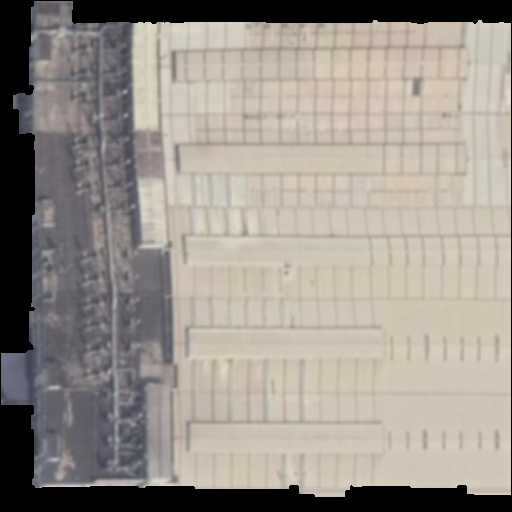
#> input picture seg_roof/roof_iou/roof_input/117_dibiao51_436.png, 512 x 512 px, found by its file name; its folder holds 4 pictures in this run
$ python guolv_xiaotu.py   (older library calls are emulated)
#> lines starting #> are read from the running program, lines starting #| are printed output that depends on the picture; after the words box and inside, x2 and y2 are one past the last pixel; in counts of white or black regions, pixels touching at a corner belong together; pictures that were not available may be replaced by others from this repository, and a replacement may not be noted
#> further down, imoutput_mask is the input picture: shape (512, 512, 3); mean B, G, R 139.9, 147.7, 154.5

# 用来过滤过小的屋顶 mask

import cv2
import torch
from tqdm import tqdm
import numpy as np
import os
import matplotlib.pyplot as plt
from contours import figure_num

def split_mask(mask, use_cuda=False, width_thresh=30, height_thresh=30,area_thresh=1000,resolution = 0.59, cuda_id = 3):
    # gray = cv2.cvtColor(img_zeros, cv2.COLOR_BGR2GRAY)
#> called with use_cuda = True, width_thresh = 30, height_thresh = 30, area_thresh = 1000, resolution = 0.59, cuda_id = 3
    mask = cv2.imread(mask, cv2.IMREAD_GRAYSCALE)
#> mask: shape (512, 512); min 0, max 221, mean 148.3

    plt.imshow(mask)
    plt.show()

    ret, binary = cv2.threshold(mask, 0, 255, cv2.THRESH_BINARY | cv2.THRESH_OTSU)
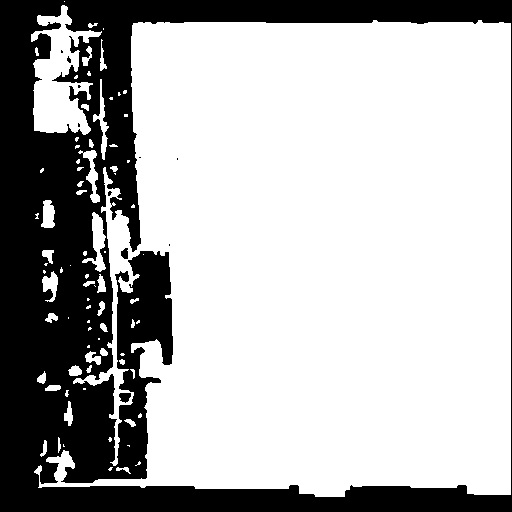
#> binary: shape (512, 512); 70.1% white; 11 black regions (8 under 20 px), largest, box (x1, y1, x2, y2) and area: (0, 0, 512, 512) 78297, (119, 393, 131, 403) 89, (121, 248, 128, 259) 61
#> ret = 121


    kernel = cv2.getStructuringElement(cv2.MORPH_RECT, (3, 3))  # 定义结构元素的形状和大小
    dst = cv2.erode(binary, kernel)
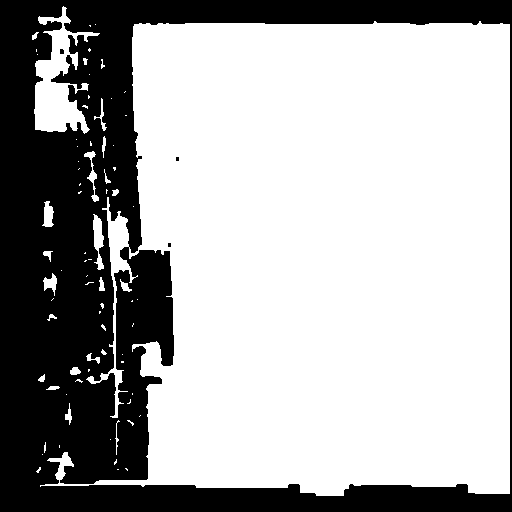
#> dst: shape (512, 512); 67.4% white; 4 black regions (3 under 20 px), largest, box (x1, y1, x2, y2) and area: (0, 0, 512, 512) 85472
    dst = cv2.dilate(dst, kernel)
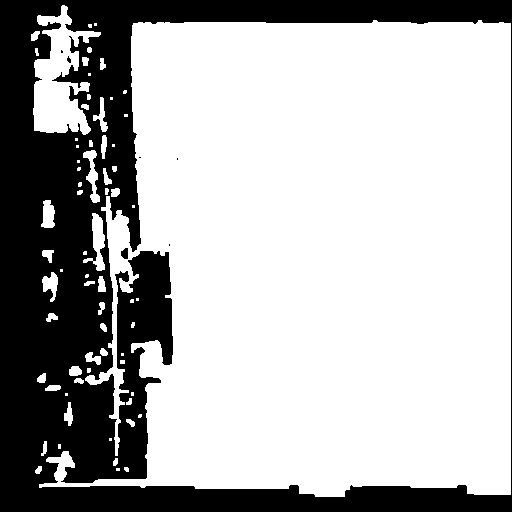
#> dst: shape (512, 512); 69.8% white; 7 black regions (5 under 20 px), largest, box (x1, y1, x2, y2) and area: (0, 0, 512, 512) 79191, (121, 248, 128, 259) 62

    plt.imshow(dst)
    plt.show()

    _, instances = cv2.connectedComponents(dst)
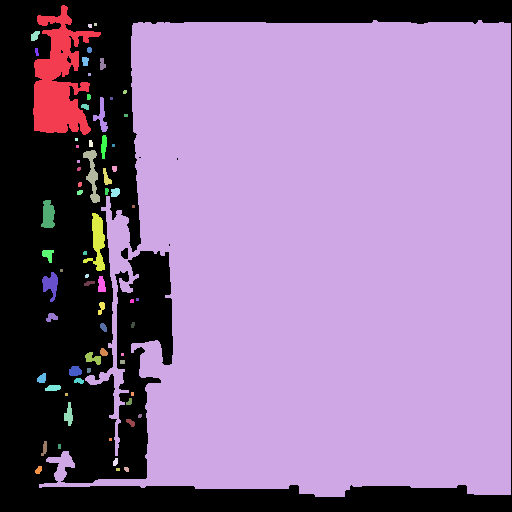
#> instances: shape (512, 512) int32; 69 distinct labels, from 0 to 68; one colour per label, 0 black
    print(len(instances))
#| 512
    # _, labels, instances, centroids = cv2.connectedComponentsWithStats(dst, ltype=cv2.CV_16U)
    # mask[mask==1] = 255
    # plt.imshow(mask)
    # plt.show()

    pbar = total = tqdm(instances.max())
    # for instance_i_num in range(1, instances.max()):
    locations = []
    if use_cuda:
#> (the run stopped early here; a loop or call above may not have finished)

$ run again, on seg_roof/roof_iou/roof_input/59_guangde_map_GE12_60.png
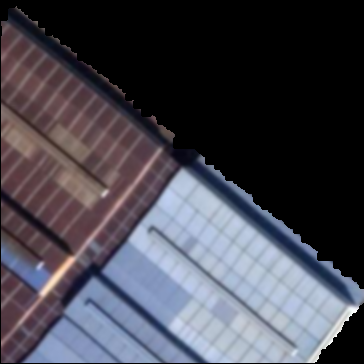
#> input picture seg_roof/roof_iou/roof_input/59_guangde_map_GE12_60.png, 364 x 364 px, found by its file name
#> imoutput_mask is the input picture: shape (364, 364, 3); mean B, G, R 78.5, 68.8, 69.6
#> in split_mask, `ret, binary = cv2.threshold(mask, 0, 255, cv2.THRESH_BINARY | cv2.THRE..`:
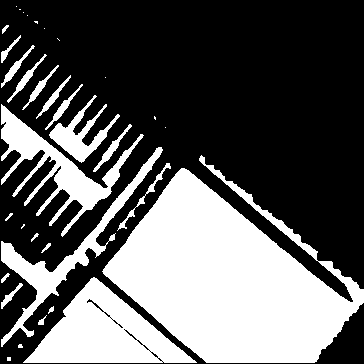
#> binary: shape (364, 364); 36.4% white; 34 white regions (13 under 20 px), largest, box (x1, y1, x2, y2) and area: (102, 155, 364, 363) 29113, (23, 277, 197, 363) 7422, (1, 104, 144, 237) 4413
#> ret = 87
#> in split_mask, `_, instances = cv2.connectedComponents(dst)`:
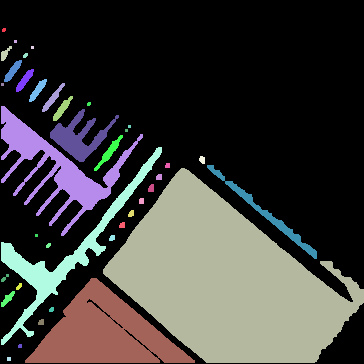
#> instances: shape (364, 364) int32; 39 distinct labels, from 0 to 38; one colour per label, 0 black
#| 364

$ run again, on seg_roof/roof_iou/roof_input/60_dibiao63_47.png
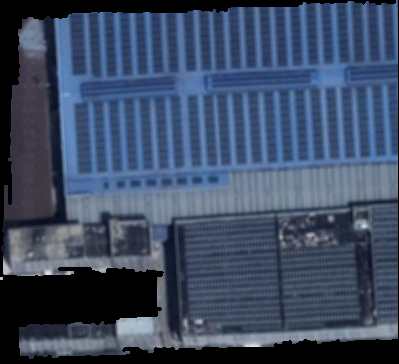
#> input picture seg_roof/roof_iou/roof_input/60_dibiao63_47.png, 399 x 364 px, found by its file name
#> imoutput_mask is the input picture: shape (364, 399, 3); mean B, G, R 100, 75.5, 61
#> in split_mask, `ret, binary = cv2.threshold(mask, 0, 255, cv2.THRESH_BINARY | cv2.THRE..`:
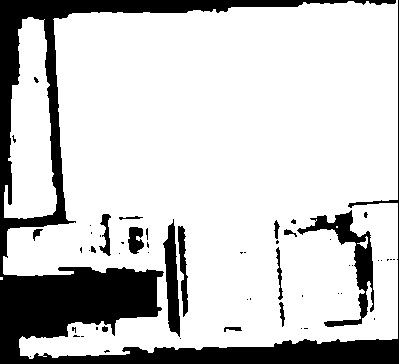
#> binary: shape (364, 399); 79% white; 55 black regions (40 under 20 px), largest, box (x1, y1, x2, y2) and area: (0, 0, 399, 364) 25463, (297, 210, 374, 327) 2043, (163, 219, 180, 337) 1145
#> ret = 50
#> in split_mask, `_, instances = cv2.connectedComponents(dst)`:
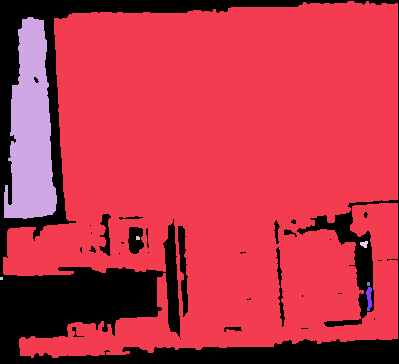
#> instances: shape (364, 399) int32; 8 distinct labels, from 0 to 7; one colour per label, 0 black
#| 364

$ run again, on seg_roof/roof_iou/roof_input/94_dibiao52_143.png
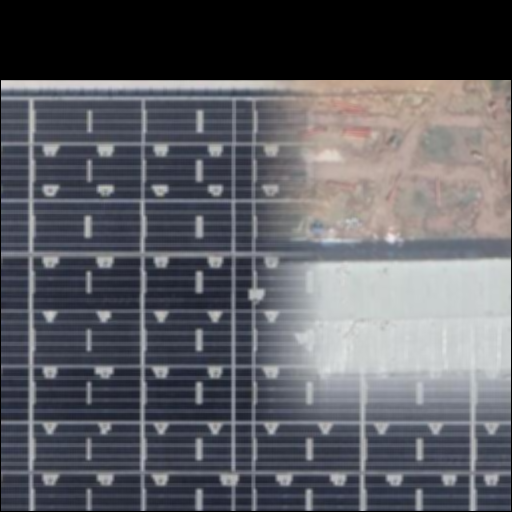
#> input picture seg_roof/roof_iou/roof_input/94_dibiao52_143.png, 512 x 512 px, found by its file name
#> imoutput_mask is the input picture: shape (512, 512, 3); mean B, G, R 99.5, 93.9, 93.3
#> in split_mask, `ret, binary = cv2.threshold(mask, 0, 255, cv2.THRESH_BINARY | cv2.THRE..`:
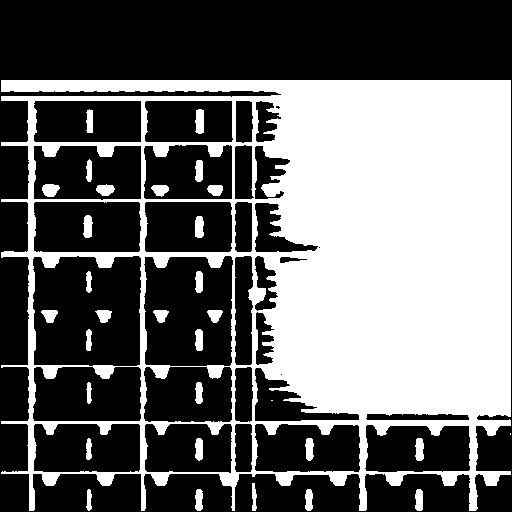
#> binary: shape (512, 512); 41.2% white; 32 white regions (2 under 20 px), largest, box (x1, y1, x2, y2) and area: (1, 80, 511, 511) 103859, (195, 109, 204, 134) 196, (83, 215, 93, 238) 180
#> ret = 103
#> in split_mask, `_, instances = cv2.connectedComponents(dst)`:
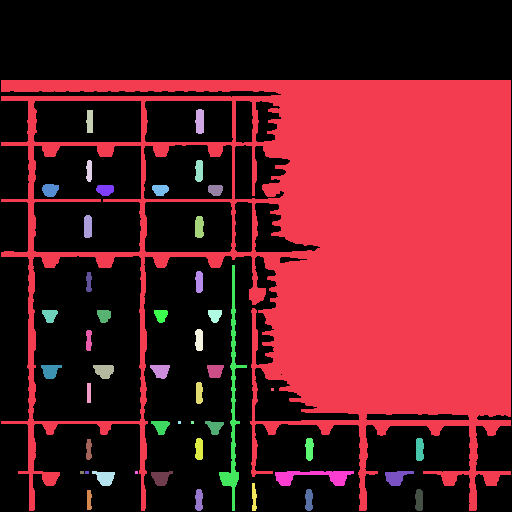
#> instances: shape (512, 512) int32; 48 distinct labels, from 0 to 47; one colour per label, 0 black
#| 512
